Frame 1 (no input): blank canvas, image omitted
Frame 60 (the mouse pressed at the canvas centre just before this capture): blank canvas, image omitted
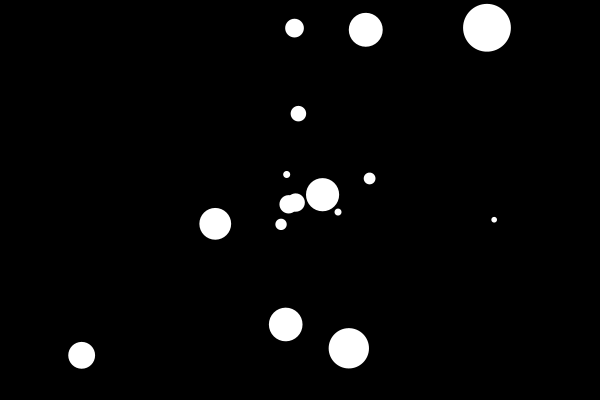
Frame 120 (the mouse held since frame 60 and released just before this capture)

The Processing sketch whose frames 1 and 60 were blank and that drew this single picture after the mouse press (run headless with seeded random() and noise(); from frame 60 on, the mouse is pressed at the canvas centre):

// Processing sketch: BouncingBalls_ArrayList
// ── BouncingBalls_ArrayList.pde
//Initiate an arraylist of objects
ArrayList<Collider> collide;

//create some global values

//some values that will drive the physics in our virtual space
float bounce = 0.05;
float gravity = 0.08;
float friction = -0.4;

void setup() {
  size(600, 400);

  //create and set arraylist
  collide = new ArrayList<Collider>();

  noStroke();
  fill(255);
}

//keep track of particle ID
int inc = 0;

void draw() {

  background(0);
  if (mousePressed) {
    inc++;
    collide.add(new Collider(new PVector(mouseX+random(-2, 2), mouseY+random(-2, 2)), random(5, 50), inc));
  }
  for (int i = collide.size()-1; i >= 0; i--) {
    Collider c = collide.get(i);
    c.collide();
    c.selected(i);
    c.move();
    c.display();

    //remove particles if over value
    if (collide.size() >= 16) {
      collide.remove(1);
    }
  }
}

class Collider {

  //location
  PVector loc;

  //create a PVector to use in force calc
  PVector force = new PVector(0, 0);

  float diameter;

  //easy way to store the index of each object - this will come in handy later
  int id;
  
  //a multiplication value to scale the force amount
  //- think how much the particles bounce off each others
  //added to the Collider object - now each Collider object has it's own famt
  float famt = 5;

  //counter and max count/life
  int lc = 0;
  int life = int(random(100, 600));

  //Constructor for our object - we can use the variables in the () brackets to feed values to our object.
  //take a look at the setup() where we do this
  Collider(PVector locin, float di, int idi) {

    loc = locin;
    diameter = di;

    id = idi;

  }

  //collide - this calculates collisi0n
  void collide() {

    for (int i = collide.size()-1; i >= 0; i--) {
      if (i != id) {

        //PVectors to hold distance of current particle
        //and the particles we cycle through - what we will check against
        PVector dxy1 = new PVector (loc.x, loc.y);
        PVector dxy2 = new PVector (collide.get(i).loc.x, collide.get(i).loc.y);

        //subtract - we will use this later to calculate angle
        PVector sub = PVector.sub(dxy2, dxy1);

        //calculate distance and approximate the minimum distance (when particle edges overlap)
        float distance = PVector.dist(dxy1, dxy2);
        float minDist = (collide.get(i).diameter + diameter)/2;

        //if distance is smaller than our minDist variable
        if (distance < minDist) {

          //calculate angle of bounce using atan and the sub PVector from earlier
          float angle = atan2(sub.y, sub.x);

          //variables for new heading
          float targetX = loc.x + cos(angle) * minDist;
          float targetY = loc.y + sin(angle) * minDist;

          //speed of trajectory (acceleration)
          float ax = (targetX - collide.get(i).loc.x) * bounce;
          float ay = (targetY - collide.get(i).loc.y) * bounce;

          force.x -= ax * famt;
          force.y -= ay * famt;
          collide.get(i).force.x += ax * famt;
          collide.get(i).force.y += ay * famt;

        }
      }
    }
  }

  //move - this calculates movement, boundary collisions + adds friction to mimic more real physics - result = balls slow down, come to halt
  void move() {

    //addition assignments - gravity effects y (downwards pull), loc.x, loc.x have an addition assignment corresponding to force.x, force.y
    force.y += gravity;
    loc.x += force.x;
    loc.y += force.y;

    //check boundaries and create bounce
    //friction at a value of -1 will mean particles bounce forever with no dimishing magnitude
    //a vlue of say -0.9 will mean that each bounce we lose a bit of height on our particles

    if (loc.x + diameter/2 > width) {
      loc.x = width - diameter/2;
      force.x *= friction;
    } else if (loc.x - diameter/2 < 0) {
      loc.x = diameter/2;
      force.x *= friction;
    }
    if (loc.y + diameter/2 > height) {
      loc.y = height - diameter/2;
      force.y *= friction;
    } else if (loc.y - diameter/2 < 0) {
      loc.y = diameter/2;
      force.y *= friction ;
    }
  }
  
  //remove ball if it exceeds life length
  void selected(int i) {
    lc++;

    if (lc >life) {
      //println("out");
      collide.remove(i);
    }
  }


  //draw an ellipse at the corresponding positions and size - in this case our loc.x, loc.y
  void display() {
    ellipse(loc.x, loc.y, diameter, diameter);
  }
}
